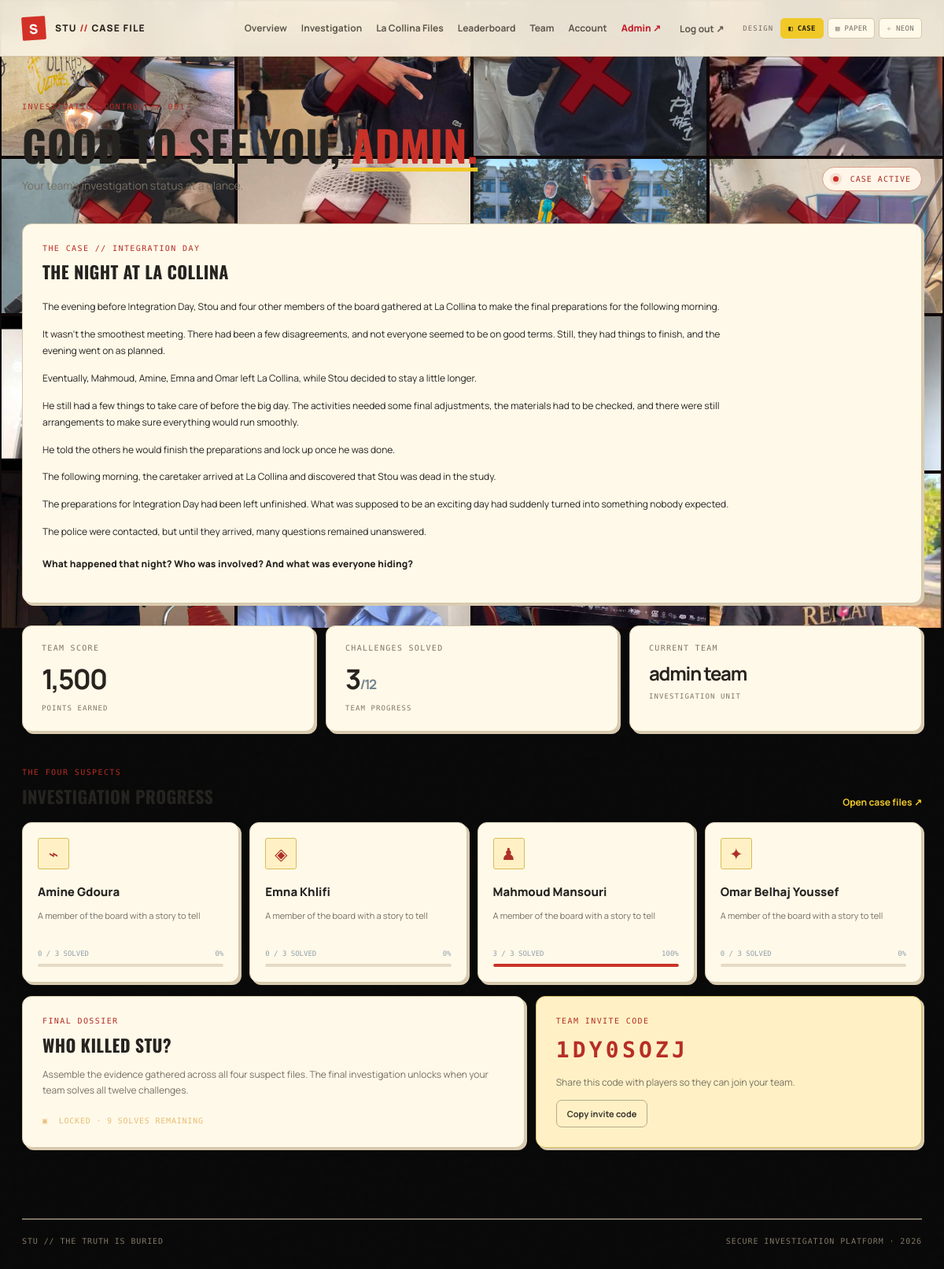
The app's page /dashboard (signed in) with its own data.
### tables this page shows
CREATE TABLE users (id INTEGER PRIMARY KEY AUTOINCREMENT, username TEXT NOT NULL COLLATE NOCASE UNIQUE, email TEXT NOT NULL COLLATE NOCASE UNIQUE, password_hash TEXT NOT NULL, is_admin INTEGER NOT NULL DEFAULT 0, created_at TEXT NOT NULL DEFAULT CURRENT_TIMESTAMP);

CREATE TABLE teams (
      id INTEGER PRIMARY KEY AUTOINCREMENT,
      name TEXT NOT NULL COLLATE NOCASE UNIQUE,
      invite_code TEXT NOT NULL UNIQUE,
      created_at TEXT NOT NULL DEFAULT CURRENT_TIMESTAMP
    );

CREATE TABLE suspects (
      character_key TEXT PRIMARY KEY,
      name TEXT NOT NULL,
      description TEXT NOT NULL DEFAULT '',
      icon TEXT NOT NULL DEFAULT '♟',
      hint TEXT NOT NULL DEFAULT ''
    );

### app.py (the view)
@app.route("/dashboard")
@login_required
def dashboard():
    user = current_user()
    team = team_for_user(user["id"])
    if not team:
        return redirect(url_for("team"))
    score, solves = team_score(team["id"])
    progress = challenge_state(team["id"])
    unlocked = db().execute("SELECT 1 FROM final_unlocks WHERE team_id=?", (team["id"],)).fetchone() is not None
    return render_template("dashboard.html", team=team, score=score, solves=solves,
                           progress=progress, final_unlocked=unlocked)

### app.py (called while the page is built)
def db():
    if "db" not in g:
        g.db = sqlite3.connect(DB_PATH)
        g.db.row_factory = sqlite3.Row
        g.db.execute("PRAGMA foreign_keys = ON")
        g.db.execute("PRAGMA busy_timeout = 5000")
    return g.db

def current_user():
    uid = session.get("user_id")
    if not uid:
        return None
    return db().execute("SELECT * FROM users WHERE id=?", (uid,)).fetchone()

def login_required(fn):
    @wraps(fn)
    def wrapped(*args, **kwargs):
        if not current_user():
            return redirect(url_for("login"))
        return fn(*args, **kwargs)
    return wrapped

def team_for_user(user_id):
    return db().execute("""
      SELECT t.* FROM teams t JOIN team_members m ON m.team_id=t.id WHERE m.user_id=?
    """, (user_id,)).fetchone()

def team_score(team_id):
    row = db().execute("SELECT COALESCE(SUM(points),0) AS score, COUNT(*) AS solves FROM solves WHERE team_id=?", (team_id,)).fetchone()
    return row["score"], row["solves"]

def solved_ids(team_id):
    return {r["challenge_id"] for r in db().execute("SELECT challenge_id FROM solves WHERE team_id=?", (team_id,))}

def csrf_token():
    if "_csrf" not in session:
        session["_csrf"] = secrets.token_urlsafe(32)
    return session["_csrf"]

@app.context_processor
def inject_globals():
    photos_dir = os.path.join(APP_DIR, "static", "stu_photos")
    photos = sorted([name for name in os.listdir(photos_dir) if name.lower().endswith((".jpg", ".jpeg", ".png", ".webp"))]) if os.path.isdir(photos_dir) else []
    return {"me": current_user(), "csrf_token": csrf_token,
            "is_admin": bool(current_user() and current_user()["is_admin"]),
            "stu_photos": photos}

@app.before_request
def csrf_protect():
    if request.method == "POST":
        token = request.form.get("_csrf") or request.headers.get("X-CSRF-Token")
        if not token or not hmac.compare_digest(token, session.get("_csrf", "")):
            abort(400, "Invalid or missing security token. Refresh and try again.")

### templates/dashboard.html
{% extends "base.html" %}{% block title %}Overview · STU{% endblock %}{% block content %}
<div class="page-heading"><div><div class="eyebrow">INVESTIGATION CONTROL // 001</div><h1>Good to see you, <em>{{ me.username }}.</em></h1><p class="muted">Your team's investigation status at a glance.</p></div><div class="status-pill"><span class="pulse"></span> CASE ACTIVE</div></div>
<section class="panel overview-story">
 <div class="eyebrow">THE CASE // INTEGRATION DAY</div>
 <h2>The Night at La Collina</h2>
 <div class="story-copy">
  <p>The evening before Integration Day, Stou and four other members of the board gathered at La Collina to make the final preparations for the following morning.</p>
  <p>It wasn't the smoothest meeting. There had been a few disagreements, and not everyone seemed to be on good terms. Still, they had things to finish, and the evening went on as planned.</p>
  <p>Eventually, Mahmoud, Amine, Emna and Omar left La Collina, while Stou decided to stay a little longer.</p>
  <p>He still had a few things to take care of before the big day. The activities needed some final adjustments, the materials had to be checked, and there were still arrangements to make sure everything would run smoothly.</p>
  <p>He told the others he would finish the preparations and lock up once he was done.</p>
  <p>The following morning, the caretaker arrived at La Collina and discovered that Stou was dead in the study.</p>
  <p>The preparations for Integration Day had been left unfinished. What was supposed to be an exciting day had suddenly turned into something nobody expected.</p>
  <p>The police were contacted, but until they arrived, many questions remained unanswered.</p>
  <p class="story-final">What happened that night? Who was involved? And what was everyone hiding?</p>
 </div>
</section>
<div class="stats-grid">
 <div class="stat-card"><span class="stat-label">TEAM SCORE</span><strong>{{ "{:,}".format(score) }}</strong><small>POINTS EARNED</small></div>
 <div class="stat-card"><span class="stat-label">CHALLENGES SOLVED</span><strong>{{ solves }}<i>/12</i></strong><small>TEAM PROGRESS</small></div>
 <div class="stat-card"><span class="stat-label">CURRENT TEAM</span><strong class="team-stat">{{ team.name }}</strong><small>INVESTIGATION UNIT</small></div>
</div>
<section class="section-block">
 <div class="section-title"><div><div class="eyebrow">THE FOUR SUSPECTS</div><h2>Investigation progress</h2></div><a class="text-link" href="{{ url_for('challenges') }}">Open case files ↗</a></div>
 <div class="character-grid">
 {% for group in progress %}
  {% set count = group.challenges|selectattr('solved')|list|length %}
  <a class="character-card" href="{{ url_for('challenges') }}"><div class="character-icon">{{ group.icon }}</div><div class="character-name">{{ group.name }}</div><p>{{ group.description }}</p><div class="progress-meta"><span>{{ count }} / 3 SOLVED</span><span>{{ (count/3*100)|int }}%</span></div><div class="progress-track"><span style="width:{{ count/3*100 }}%"></span></div></a>
 {% endfor %}
 </div>
</section>
<section class="bottom-grid">
 <div class="panel"><div class="eyebrow">FINAL DOSSIER</div><h2>Who killed Stu?</h2><p class="muted">Assemble the evidence gathered across all four suspect files. The final investigation unlocks when your team solves all twelve challenges.</p><div class="locked-line">{% if final_unlocked %}<span class="green-dot"></span> FINAL DOSSIER UNLOCKED{% else %}<span class="lock">▣</span> LOCKED · {{ 12-solves }} SOLVES REMAINING{% endif %}</div></div>
 <div class="panel panel-accent"><div class="eyebrow">TEAM INVITE CODE</div><div class="invite-code">{{ team.invite_code }}</div><p class="muted">Share this code with players so they can join your team.</p><button class="btn outline small" data-copy="{{ team.invite_code }}">Copy invite code</button></div>
</section>
{% endblock %}

### templates/base.html (shortened to what this page needs)
<!doctype html>
<html lang="en">
<head>
  <link rel="stylesheet" href="{{ url_for('static', filename='style.css') }}">
</head>
<body data-theme="police">
<div class="stu-backdrop" aria-hidden="true"><div class="stu-photo-track">
  {% for copy in range(2) %}{% for photo in stu_photos %}<div class="stu-photo-tile"><img src="{{ url_for('static', filename='stu_photos/' ~ photo) }}" alt=""><span class="blood-cross">✕</span></div>{% endfor %}{% endfor %}
</div></div>
{% if me %}
<header class="topbar">
  <a class="brand" href="{{ url_for('dashboard') }}"><span class="brand-mark">S</span><span>STU <i>//</i> CASE FILE</span></a>
  <nav id="mainNav">
    <a href="{{ url_for('dashboard') }}">Overview</a>
    <a href="{{ url_for('challenges') }}">Investigation</a>
    <a href="{{ url_for('collina_files') }}">La Collina Files</a>
    <a href="{{ url_for('leaderboard') }}">Leaderboard</a>
    <a href="{{ url_for('team') }}">Team</a>
    <a href="{{ url_for('settings') }}">Account</a>
    {% if is_admin %}<a class="admin-nav-link" href="{{ url_for('admin_dashboard') }}">Admin ↗</a>{% endif %}
    <form method="post" action="{{ url_for('logout') }}" class="nav-logout"><input type="hidden" name="_csrf" value="{{ csrf_token() }}"><button>Log out ↗</button></form>
    <div class="theme-picker" aria-label="Choose website design">
      <span>DESIGN</span>
      <button type="button" data-theme-choice="police" aria-pressed="true">◧ CASE</button>
      <button type="button" data-theme-choice="paper" aria-pressed="false">▤ PAPER</button>
      <button type="button" data-theme-choice="cyber" aria-pressed="false">✧ NEON</button>
    </div>
  </nav>
</header>
{% endif %}
<main class="{% if me %}page-shell{% else %}auth-shell{% endif %}">
  {% block content %}{% endblock %}
</main>
<footer class="footer"><span>STU // THE TRUTH IS BURIED</span><span>SECURE INVESTIGATION PLATFORM · 2026</span></footer>
</body></html>

### records on screen
users: username "ADMIN"
teams: name "admin team", invite_code "1DY0SOZJ"
suspects: icon "⌁", name "Amine Gdoura", description "A member of the board with a story to tell", count "0", value "0"
suspects: icon "◈", name "Emna Khlifi", description "A member of the board with a story to tell", count "0", value "0"
suspects: icon "♟", name "Mahmoud Mansouri", description "A member of the board with a story to tell", count "3", value "100", {{ count/3*100 }} 100.0 (drawn)
suspects: icon "✦", name "Omar Belhaj Youssef", description "A member of the board with a story to tell", count "0", value "0"

### other values on screen
{{ "{:,}".format(score) }} "1,500"
{{ solves }} "3"
{{ 12-solves }} "9"
